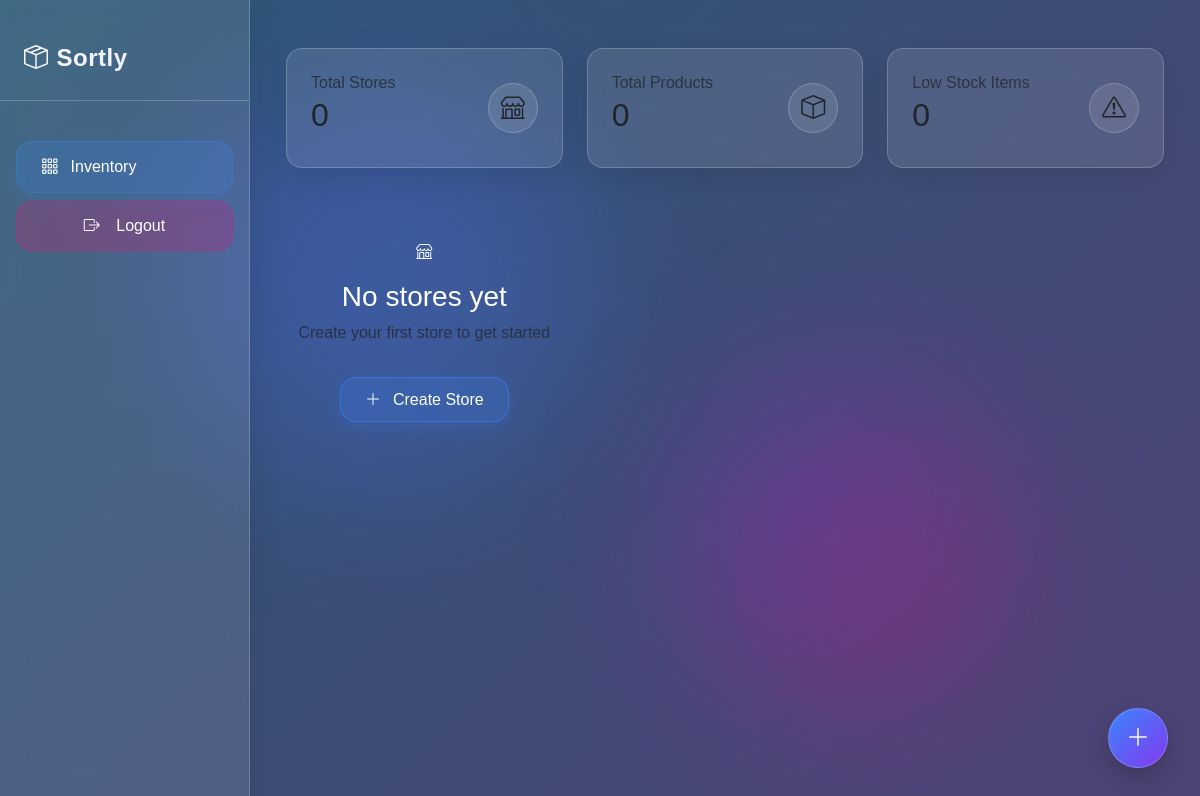
Before: /inventory/ (signed in) with the older database file.
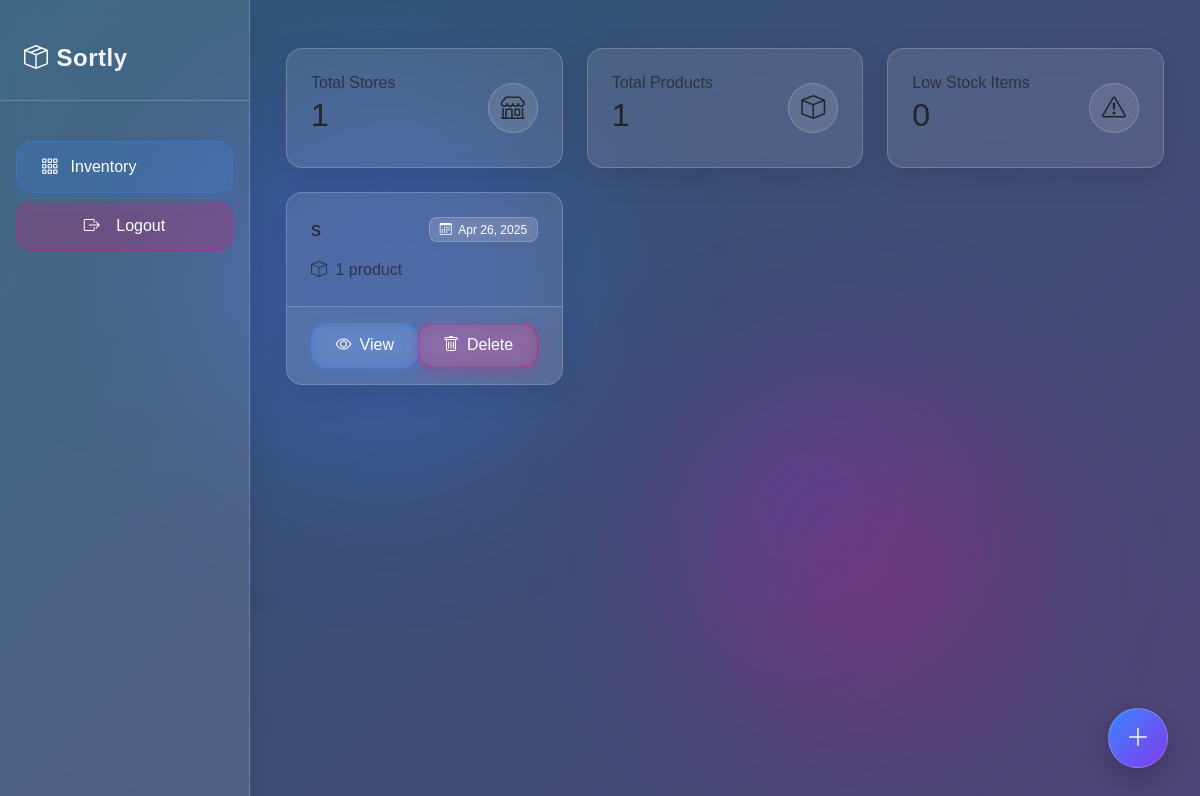
After: the same page with the newer database file.
### inventory/models.py (models this page shows, shortened)
class Store(models.Model):
    name = models.CharField(max_length=100)
    user = models.ForeignKey(User, on_delete=models.CASCADE, related_name='stores')
    created_at = models.DateTimeField(auto_now_add=True)

### inventory/views.py (the view)
# urls.py: path('', views.home, name='home'),
@login_required
def home(request):
    stores = Store.objects.filter(user=request.user)
    store_form = StoreForm()
    total_products = Product.objects.filter(store__user=request.user).count()
    low_stock_count = Product.objects.filter(
        store__user=request.user,
        quantity__lt=F('low_stock_quantity')
    ).count()
    thirty_days_ago = timezone.now() - timedelta(days=30)
    sales = Transaction.objects.filter(
        product__store__user=request.user,
        transaction_type='SALE',
        timestamp__gte=thirty_days_ago
    ).aggregate(
        total_count=Sum('quantity'),
        total_amount=Sum('total_amount')
    )
    purchases = Transaction.objects.filter(
        product__store__user=request.user,
        transaction_type='PURCHASE',
        timestamp__gte=thirty_days_ago
    ).aggregate(
        total_count=Sum('quantity'),
        total_amount=Sum('total_amount')
    )
    context = {
        'stores': stores,
        'store_form': store_form,
        'total_products': total_products,
        'low_stock_count': low_stock_count,
        'sales': sales,
        'purchases': purchases,
    }
    return render(request, 'inventory/home.html', context)

### templates/inventory/home.html (shortened to what the changed rows need)
{% extends 'base.html' %}
{% block content %}
<div class="container py-4">
    <div class="row mb-4">
        <div class="col-md-4">
            <div class="card h-100 fade-in-delay-1">
                <div class="card-body">
                    <div class="d-flex justify-content-between align-items-center">
                        <div>
                            <h6 class="text-muted mb-1">Total Stores</h6>
                            <h2>{{ stores.count }}</h2>
                        </div>
                    </div>
                </div>
            </div>
        </div>
        <div class="col-md-4">
            <div class="card h-100 fade-in-delay-2">
                <div class="card-body">
                    <div class="d-flex justify-content-between align-items-center">
                        <div>
                            <h6 class="text-muted mb-1">Total Products</h6>
                            <h2>{{ total_products }}</h2>
                        </div>
                    </div>
                </div>
            </div>
        </div>
        <div class="col-md-4">
            <div class="card h-100 fade-in-delay-3">
                <div class="card-body">
                    <div class="d-flex justify-content-between align-items-center">
                        <div>
                            <h2>{{ low_stock_count }}</h2>
                        </div>
                    </div>
                </div>
            </div>
        </div>
    </div>
    <div class="row row-cols-1 row-cols-md-3 g-4">
        {% for store in stores %}
        <div class="col">
            <div class="card h-100">
                <div class="card-body">
                    <div class="d-flex justify-content-between align-items-center mb-3">
                        <h5 class="card-title mb-0">{{ store.name }}</h5>
                        <span class="badge">
                            <i class="bi bi-calendar3 me-1"></i>
                            {{ store.created_at|date:"M d, Y" }}
                        </span>
                    </div>
                    <p class="card-text text-muted">
                        <i class="bi bi-box me-1"></i>
                        {% with product_count=store.products.count %}
                            {{ product_count }} product{{ product_count|pluralize }}
                        {% endwith %}
                    </p>
                </div>
                <div class="card-footer d-flex justify-content-between">
                    <a href="{% url 'inventory:store_detail' store.id %}" class="btn btn-primary">
                        <i class="bi bi-eye"></i> View
                    </a>
                    <button type="button" class="btn btn-danger" data-bs-toggle="modal" data-bs-target="#deleteStoreModal{{ store.id }}">
                        <i class="bi bi-trash"></i> Delete
                    </button>
                </div>
            </div>
        </div>
        {% empty %}
        <div class="col-12 text-center py-5">
            <div class="empty-state">
                <i class="bi bi-shop empty-state-icon"></i>
                <h3 class="mt-3">No stores yet</h3>
                <p class="text-muted">Create your first store to get started</p>
                <button type="button" class="btn btn-primary mt-3" data-bs-toggle="modal" data-bs-target="#addStoreModal">
                    <i class="bi bi-plus-lg me-1"></i> Create Store
                </button>
            </div>
        </div>
        {% endfor %}
    </div>
</div>
{% endblock %}

Changed rows visible on the page:
added Store: name "s", created_at "Apr 26, 2025", products.count "1"
Other visible differences:
{{ stores.count }}: "0" → "1"
{{ total_products }}: "0" → "1"
text no longer shown: "No stores yet Create your first store to get started Create Store"
